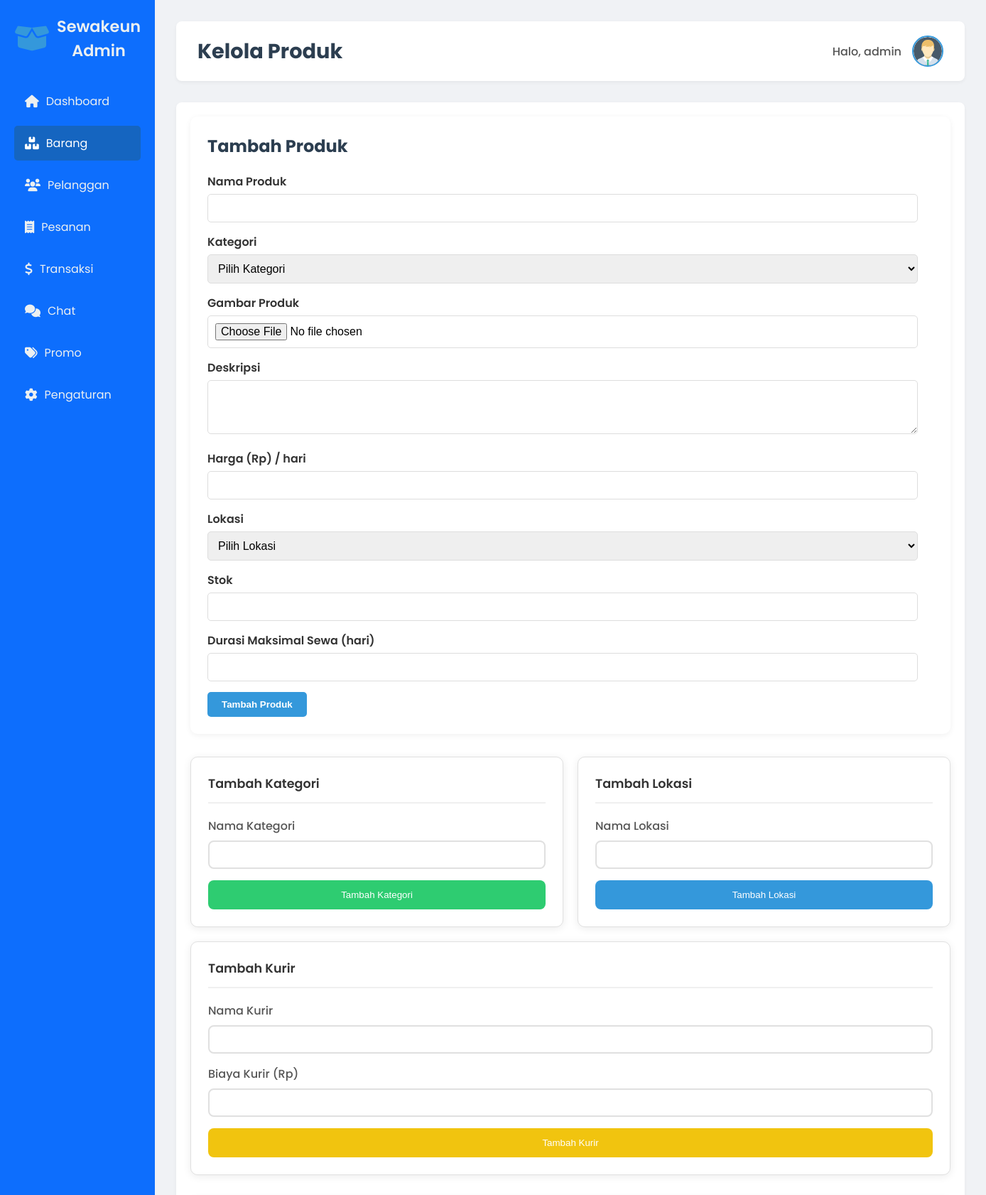
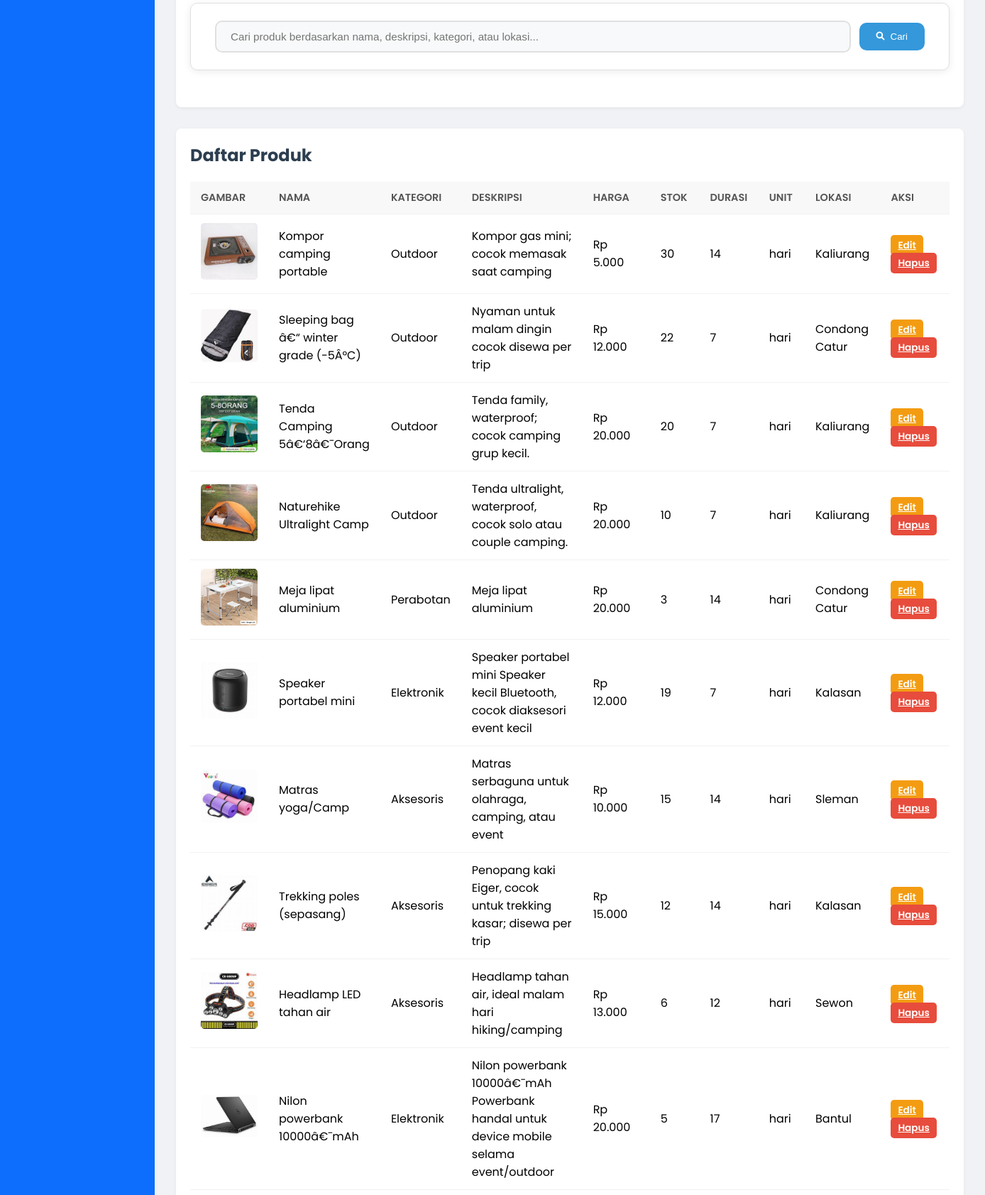
The app's page /Admin/item.php (signed in, upper part) with its own data (2 pictures, top to bottom).
### tables this page shows
CREATE TABLE `produk` (
  `id` int(11) NOT NULL,
  `nama` varchar(100) NOT NULL,
  `kategori_id` int(11) NOT NULL,
  `gambar` varchar(255) DEFAULT NULL,
  `deskripsi` text,
  `harga` decimal(15,2) NOT NULL,
  `stock` int(11) DEFAULT '0',
  `duration_unit` enum('hari','minggu','bulan') DEFAULT 'hari',
  `max_duration` int(11) NOT NULL,
  `is_available` tinyint(1) DEFAULT '1',
  `created_at` datetime DEFAULT CURRENT_TIMESTAMP,
  `updated_at` datetime DEFAULT CURRENT_TIMESTAMP ON UPDATE CURRENT_TIMESTAMP,
  `lokasi_id` int(11) NOT NULL,
  `admin_id` int(11) NOT NULL DEFAULT '3'
);

CREATE TABLE `kategori` (
  `id` int(11) NOT NULL,
  `nama` varchar(100) NOT NULL
);

CREATE TABLE `lokasi` (
  `id` int(11) NOT NULL,
  `nama` varchar(100) NOT NULL
);

### Admin/item.php (the view, shortened to what this page needs)
<?php
include '../koneksi.php';
$search = isset($_GET['search']) ? mysqli_real_escape_string($conn, $_GET['search']) : '';
$query = "SELECT produk.*, kategori.nama AS kategori, lokasi.nama AS lokasi
          FROM produk
          JOIN kategori ON produk.kategori_id = kategori.id
          JOIN lokasi ON produk.lokasi_id = lokasi.id";
$query .= " ORDER BY produk.id DESC";
$produk = mysqli_query($conn, $query);
$admin_data = null;
if (isset($_SESSION['user_id'])) {
    $admin_id = $_SESSION['user_id'];
    $admin_query = mysqli_query($conn, "SELECT * FROM users WHERE id=$admin_id AND role='admin'");
    if ($admin_query) {
        $admin_data = mysqli_fetch_assoc($admin_query);
    }
}
?>
<!DOCTYPE html>
<html lang="id">
<head>
    <link rel="stylesheet" href="style_admin.css">
    <link rel="stylesheet" href="https://cdnjs.cloudflare.com/ajax/libs/font-awesome/6.0.0-beta3/css/all.min.css">
</head>
<body>
    <div class="dashboard-wrapper">
        <aside class="sidebar" style="background:#0d6efd!important;color:#fff!important;">
            <div class="sidebar-logo">
                <i class="fas fa-box-open"></i>
                <h3>Sewakeun Admin</h3>
            </div>
            <nav class="sidebar-nav">
                <ul>
                    <li><a href="index.php"><i class="fas fa-home"></i> Dashboard</a></li>
                    <li><a href="item.php" class="active"><i class="fas fa-boxes"></i> Barang</a></li>
                    <li><a href="pelanggan.php"><i class="fas fa-users"></i> Pelanggan</a></li>
                    <li><a href="pesanan.php"><i class="fas fa-receipt"></i> Pesanan</a></li>
                    <li><a href="Transaksi.php"><i class="fas fa-dollar-sign"></i> Transaksi</a></li>
                    <li><a href="chat_admin.php"><i class="fas fa-comments"></i> Chat</a></li>
                    <li><a href="promo.php"><i class="fas fa-tags"></i> Promo</a></li>
                    <li><a href="setting.php"><i class="fas fa-cog"></i> Pengaturan</a></li>
                </ul>
            </nav>
        </aside>
        <main class="main-content">
            <header class="main-header">
                <h2>Kelola Produk</h2>
                <div class="user-info">
                    <span>Halo, <?php echo htmlspecialchars($_SESSION['username'] ?? 'Admin'); ?></span>
                    <img src="../<?= htmlspecialchars($admin_data['foto_profil'] ?? 'assets/images/account-avatar-profile-user-6-svgrepo-com.svg') ?>" alt="User Avatar" class="user-avatar">
                </div>
            </header>
            <section class="section-form">
                <form class="form-produk" method="POST" enctype="multipart/form-data" onsubmit="setNotif('Produk berhasil ditambahkan!')">
                    <h3>Tambah Produk</h3>
                    <div class="form-group">
                        <label for="nama" class="form-label">Nama Produk</label>
                        <input type="text" id="nama" name="nama" class="form-input" required>
                    </div>
                    <div class="form-group">
                        <label for="kategori_id" class="form-label">Kategori</label>
                        <select id="kategori_id" name="kategori_id" class="form-input" required>
                            <option value="">Pilih Kategori</option>
                        </select>
                    </div>
                    <div class="form-group">
                        <label for="gambar" class="form-label">Gambar Produk</label>
                        <input type="file" id="gambar" name="gambar" class="form-input" accept="image/*">
                    </div>
                    <div class="form-group">
                        <label for="deskripsi" class="form-label">Deskripsi</label>
                        <textarea id="deskripsi" name="deskripsi" rows="3" class="form-input" required></textarea>
                    </div>
                    <div class="form-group">
                        <label for="harga" class="form-label">Harga (Rp) / hari</label>
                        <input type="number" id="harga" name="harga" class="form-input" required>
                    </div>
                    <div class="form-group">
                        <label for="lokasi_id" class="form-label">Lokasi</label>
                        <select id="lokasi_id" name="lokasi_id" class="form-input" required>
                            <option value="">Pilih Lokasi</option>
                        </select>
                    </div>
                    <div class="form-group">
                        <label for="stock" class="form-label">Stok</label>
                        <input type="number" id="stock" name="stock" class="form-input" required min="0">
                    </div>
                    <div class="form-group">
                        <label for="max_duration" class="form-label">Durasi Maksimal Sewa (hari)</label>
                        <input type="number" id="max_duration" name="max_duration" class="form-input" required min="1">
                    </div>
                    <button type="submit" name="tambah_produk" class="btn btn-primary">Tambah Produk</button>
                </form>
                <div class="form-inline-group">
                    <form class="form-kategori" method="POST" onsubmit="setNotif('Kategori berhasil ditambahkan!')">
                        <h3>Tambah Kategori</h3>
                        <div class="form-group">
                            <label for="nama_kategori" class="form-label">Nama Kategori</label>
                            <input type="text" id="nama_kategori" name="nama_kategori" class="form-input" required>
                        </div>
                        <button type="submit" name="tambah_kategori" class="btn btn-success">Tambah Kategori</button>
                    </form>
                    <form class="form-lokasi" method="POST" onsubmit="setNotif('Lokasi berhasil ditambahkan!')">
                        <h3>Tambah Lokasi</h3>
                        <div class="form-group">
                            <label for="nama_lokasi" class="form-label">Nama Lokasi</label>
                            <input type="text" id="nama_lokasi" name="nama_lokasi" class="form-input" required>
                        </div>
                        <button type="submit" name="tambah_lokasi" class="btn btn-info">Tambah Lokasi</button>
                    </form>
                    <form class="form-kurir" method="POST" onsubmit="setNotif('Kurir berhasil ditambahkan!')">
                        <h3>Tambah Kurir</h3>
                        <div class="form-group">
                            <label for="nama_kurir" class="form-label">Nama Kurir</label>
                            <input type="text" id="nama_kurir" name="nama_kurir" class="form-input" required>
                        </div>
                        <div class="form-group">
                            <label for="biaya_kurir" class="form-label">Biaya Kurir (Rp)</label>
                            <input type="number" id="biaya_kurir" name="biaya_kurir" class="form-input" min="1" required>
                        </div>
                        <button type="submit" name="tambah_kurir" class="btn btn-warning">Tambah Kurir</button>
                    </form>
                </div>
                <div class="search-container">
                    <form method="GET" class="search-form">
                        <input type="text" name="search" class="search-input"
                               placeholder="Cari produk berdasarkan nama, deskripsi, kategori, atau lokasi..."
                               value="<?= htmlspecialchars($search) ?>">
                        <button type="submit" class="search-btn">
                            <i class="fas fa-search"></i> Cari
                        </button>
                    </form>
                </div>
            </section>
            <section class="section-table">
                <h3>Daftar Produk</h3>
                <table class="produk-table" border="0" cellpadding="0" cellspacing="0" width="100%">
                    <thead>
                        <tr>
                            <th style="width:60px;">Gambar</th>
                            <th>Nama</th>
                            <th>Kategori</th>
                            <th class="desc-col">Deskripsi</th>
                            <th style="width:90px;">Harga</th>
                            <th style="width:60px;">Stok</th>
                            <th style="width:60px;">Durasi</th>
                            <th style="width:60px;">Unit</th>
                            <th>Lokasi</th>
                            <th class="actions" style="width:100px;">Aksi</th>
                        </tr>
                    </thead>
                    <tbody>
                        <?php if (mysqli_num_rows($produk) > 0): ?>
                            <?php while($p = mysqli_fetch_assoc($produk)): ?>
                                <tr>
                                    <td><?php if($p['gambar']): ?><img src="../<?= htmlspecialchars($p['gambar']) ?>" alt="Gambar" class="table-img"><?php endif; ?></td>
                                    <td><?= htmlspecialchars($p['nama']) ?></td>
                                    <td><?= htmlspecialchars($p['kategori']) ?></td>
                                    <td class="desc-col" title="<?= htmlspecialchars($p['deskripsi']) ?>"><?= htmlspecialchars($p['deskripsi']) ?></td>
                                    <td>Rp <?= number_format($p['harga'],0,',','.') ?></td>
                                    <td class="badge-col"><span class="badge stock"><?= htmlspecialchars($p['stock']) ?></span></td>
                                    <td><?= htmlspecialchars($p['max_duration']) ?></td>
                                    <td class="badge-col"><span class="badge unit"><?= htmlspecialchars($p['duration_unit']) ?></span></td>
                                    <td><?= htmlspecialchars($p['lokasi']) ?></td>
                                    <td class="actions">
                                        <a href="edit_item.php?id=<?= $p['id'] ?>" class="btn btn-warning btn-sm" onclick="setNotif('Edit produk, simpan perubahan untuk melihat notifikasi!')">Edit</a>
                                        <a href="?hapus=<?= $p['id'] ?>" class="btn btn-danger btn-sm" onclick="setNotif('Produk berhasil dihapus!'); return confirm('Hapus produk ini?')">Hapus</a>
                                    </td>
                                </tr>
                            <?php endwhile; ?>
                        <?php endif; ?>
                    </tbody>
                </table>
            </section>
        </main>
    </div>
</body>
</html>

### Admin/style_admin.css (style rules this page uses)
body { font-family: 'Poppins', sans-serif; margin: 0; background-color: #f0f2f5; }
.dashboard-wrapper { display: flex; min-height: 100vh; }
.sidebar { width: 250px; background: #0d6efd !important; color: #fff !important; padding: 20px; display: flex; flex-direction: column; box-shadow: 2px 0 5px rgba(0,0,0,0.1); }
.sidebar-logo { text-align: center; margin-bottom: 30px; display: flex; align-items: center; justify-content: center; gap: 10px; }
.sidebar-logo i { font-size: 2.5em; color: #3498db; }
.sidebar-logo h3 { margin: 0; font-size: 1.4em; font-weight: 600; color: #ecf0f1; }
.sidebar-nav ul { list-style: none; padding: 0; margin: 0; flex-grow: 1; }
.sidebar-nav li { margin-bottom: 10px; }
.sidebar-nav a { color: #ecf0f1; text-decoration: none; padding: 12px 15px; display: flex; align-items: center; border-radius: 5px; transition: background-color 0.3s ease, color 0.3s ease; }
.sidebar-nav a i { margin-right: 10px; font-size: 1.1em; }
.sidebar-nav a.active { background-color: #1565c0 !important; color: #fff !important; }
.main-content { flex-grow: 1; padding: 30px; background-color: #f0f2f5; }
.main-header { display: flex; justify-content: space-between; align-items: center; margin-bottom: 30px; background-color: #ffffff; padding: 20px 30px; border-radius: 8px; box-shadow: 0 2px 5px rgba(0,0,0,0.05); }
.main-header h2 { margin: 0; color: #2c3e50; font-size: 1.8rem; }
.user-info { display: flex; align-items: center; gap: 15px; }
.user-info span { font-weight: 500; color: #555; }
.user-avatar { width: 40px; height: 40px; border-radius: 50%; object-fit: cover; border: 2px solid #3498db; }
.recent-orders, .section-table, .section-form { background-color: #ffffff; padding: 20px; border-radius: 8px; box-shadow: 0 2px 5px rgba(0,0,0,0.05); margin-bottom: 30px; }
.recent-orders h3, .section-table h3, .section-form h3 { margin-top: 0; margin-bottom: 20px; color: #2c3e50; font-size: 1.5rem; }
table { width: 100%; border-collapse: collapse; margin-top: 15px; }
table th, table td { padding: 12px 15px; text-align: left; border-bottom: 1px solid #f2f2f2; }
table th { background-color: #f8f8f8; color: #555; font-weight: 600; text-transform: uppercase; font-size: 0.9rem; }
.form-group { margin-bottom: 15px; }
.form-label { display: block; margin-bottom: 5px; font-weight: 600; color: #333; }
.form-input, .form-select, .form-textarea { width: calc(100% - 22px); padding: 10px; border: 1px solid #ddd; border-radius: 5px; font-size: 1rem; box-sizing: border-box; }
.btn { padding: 10px 20px; border: none; border-radius: 5px; cursor: pointer; font-weight: 600; transition: background-color 0.3s ease; }
.btn-primary { background-color: #3498db; color: #ffffff; }
.btn-warning { background-color: #f39c12; color: #ffffff; }
.btn-danger { background-color: #e74c3c; color: #ffffff; }
.btn-info { background-color: #17a2b8; color: #ffffff; }
.btn-sm { padding: 5px 10px; font-size: 0.85rem; }
.table-img { max-width: 80px; height: auto; border-radius: 5px; }
.form-produk { background: #fff; padding: 24px; border-radius: 10px; box-shadow: 0 2px 8px rgba(0,0,0,0.06); margin-bottom: 32px; }

### records on screen
produk: gambar (picture), nama "Kompor camping portable", kategori.nama "Outdoor", deskripsi "Kompor gas mini; cocok memasak saat camping", harga "5.000", stock "30", max_duration "14", duration_unit "hari", lokasi.nama "Kaliurang"
produk: gambar (picture), nama "Sleeping bag â€“ winter grade (-5Â°C)", kategori.nama "Outdoor", deskripsi "Nyaman untuk malam dingin cocok disewa per trip", harga "12.000", stock "22", max_duration "7", duration_unit "hari", lokasi.nama "Condong Catur"
produk: gambar (picture), nama "Tenda Camping 5â€‘8â€¯Orang", kategori.nama "Outdoor", deskripsi "Tenda family, waterproof; cocok camping grup kecil.", harga "20.000", stock "20", max_duration "7", duration_unit "hari", lokasi.nama "Kaliurang"
produk: gambar (picture), nama "Naturehike Ultralight Camp", kategori.nama "Outdoor", deskripsi "Tenda ultralight, waterproof, cocok solo atau couple camping.", harga "20.000", stock "10", max_duration "7", duration_unit "hari", lokasi.nama "Kaliurang"
produk: gambar (picture), nama "Meja lipat aluminium", kategori.nama "Perabotan", deskripsi "Meja lipat aluminium", harga "20.000", stock "3", max_duration "14", duration_unit "hari", lokasi.nama "Condong Catur"
produk: gambar (picture), nama "Speaker portabel mini", kategori.nama "Elektronik", deskripsi "Speaker portabel mini Speaker kecil Bluetooth, cocok diaksesori event kecil", harga "12.000", stock "19", max_duration "7", duration_unit "hari", lokasi.nama "Kalasan"
produk: gambar (picture), nama "Matras yoga/Camp", kategori.nama "Aksesoris", deskripsi "Matras serbaguna untuk olahraga, camping, atau event", harga "10.000", stock "15", max_duration "14", duration_unit "hari", lokasi.nama "Sleman"
produk: gambar (picture), nama "Trekking poles (sepasang)", kategori.nama "Aksesoris", deskripsi "Penopang kaki Eiger, cocok untuk trekking kasar; disewa per trip", harga "15.000", stock "12", max_duration "14", duration_unit "hari", lokasi.nama "Kalasan"
produk: gambar (picture), nama "Headlamp LED tahan air", kategori.nama "Aksesoris", deskripsi "Headlamp tahan air, ideal malam hari hiking/camping", harga "13.000", stock "6", max_duration "12", duration_unit "hari", lokasi.nama "Sewon"
produk: gambar (picture), nama "Nilon powerbank 10000â€¯mAh", kategori.nama "Elektronik", deskripsi "Nilon powerbank 10000â€¯mAh Powerbank handal untuk device mobile selama event/outdoor", harga "20.000", stock "5", max_duration "17", duration_unit "hari", lokasi.nama "Bantul"

### other values on screen
$_SESSION['username'] "admin"
